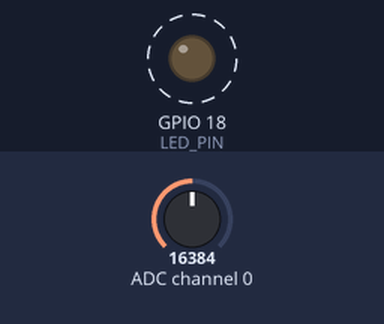
A program run on a simulated Raspberry Pi (BCM pin numbers). Parts: output pins drawn as LEDs (lit = HIGH). Dashed ring = blinking. Inputs (shaded band) come from the test bench; at power-on: ADC channel 0 = 16384 (analog values on the 0–32767 scale). What the program prints to the terminal is not drawn. At 0.9 s the program stops and its outputs stay as they are.

Above: at 0.1 s.
Timing chart, 0 to 2.4 s (numbered marks = the images above):
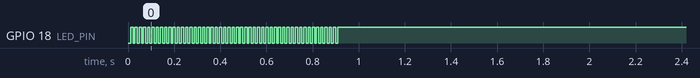

Measured:
- by itself, GPIO 18 (LED_PIN): alternates HIGH for 0.01 s and LOW for 0.01 s, 99 changes in all, then stays HIGH

The program:

GP2Y1010AU0F_get_no_dust_volt.py
```python
#!/usr/bin/env python3
"""
GP2Y1010AU0F 센서 무먼지 기준 전압 측정용
IR-LED 주기적 토글 + ADS1115로 아날로그 전압 읽기
"""

import time
import lgpio
import board, busio
import adafruit_ads1x15.ads1115 as ADS
from adafruit_ads1x15.analog_in import AnalogIn

# ───────── 사용자 설정 ─────────
LED_PIN     = 18
GAIN        = 1
CYCLE_MS    = 10       # 10ms = 100Hz
NUM_READS   = 50       # 측정 횟수 (평균 추출용)

# ───────── 초기화 ─────────
handle = lgpio.gpiochip_open(0)
lgpio.gpio_claim_output(handle, LED_PIN, 1)  # HIGH = LED OFF

i2c  = busio.I2C(board.SCL, board.SDA)
ads  = ADS.ADS1115(i2c, gain=GAIN, data_rate=860)
chan = AnalogIn(ads, ADS.P0)

# ───────── 로깅 시작 ─────────
vout_list = []
print(f"📡 {NUM_READS}회 측정 중... (Ctrl-C 중지)\n")

try:
    for i in range(NUM_READS):
        # ① LED ON (LOW)
        lgpio.gpio_write(handle, LED_PIN, 0)
        time.sleep(0.00028)

        # ② 아날로그 전압 측정
        vout = chan.voltage
        vout_list.append(vout)

        # ③ LED OFF 및 주기 정렬
        time.sleep(0.00004)
        lgpio.gpio_write(handle, LED_PIN, 1)
        time.sleep((CYCLE_MS / 1000) - 0.00032)

        # 출력
        print(f"[{i+1:02}] Vout = {vout:.5f} V")

except KeyboardInterrupt:
    print("\n⏹ 중단됨.")

finally:
    lgpio.gpiochip_close(handle)
    if vout_list:
        avg_v = sum(vout_list) / len(vout_list)
        print(f"\n📊 평균 무먼지 전압 (NO_DUST_VOLT): {avg_v:.5f} V")
    else:
        print("\n⚠ 측정된 값이 없습니다.")
```
